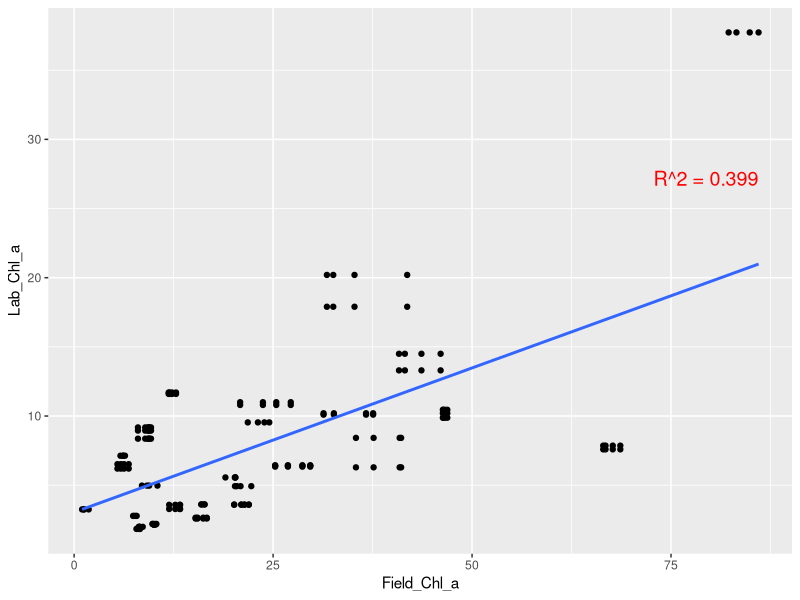
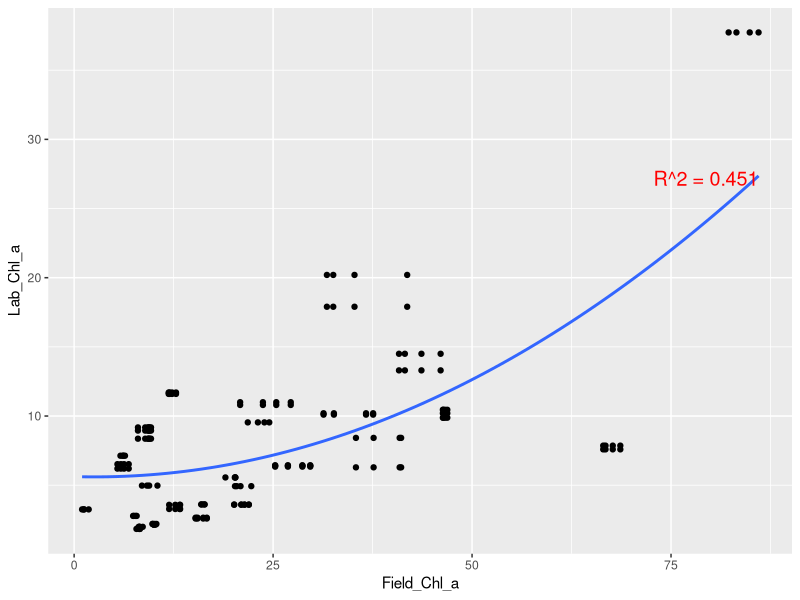
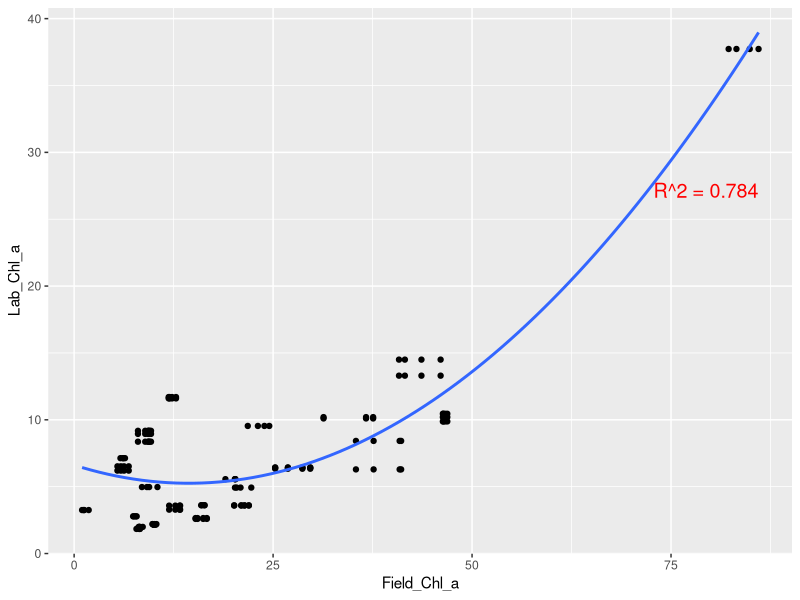
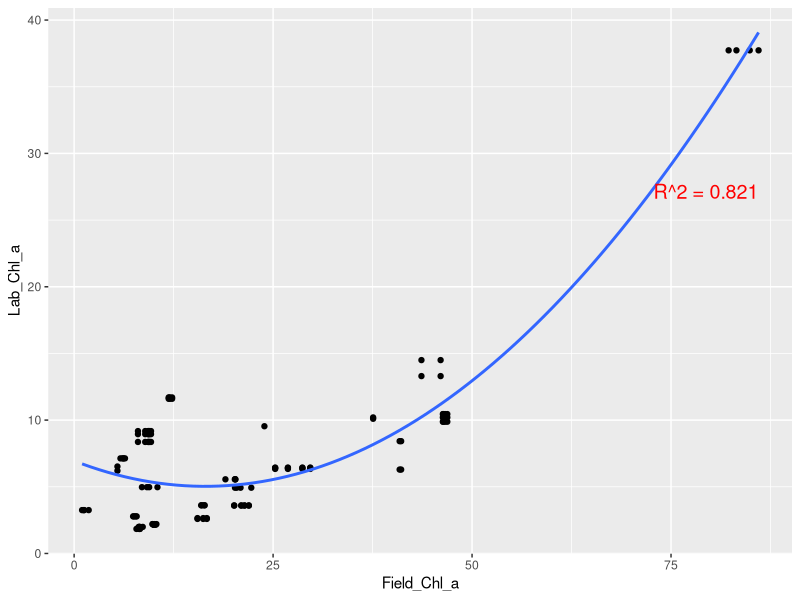
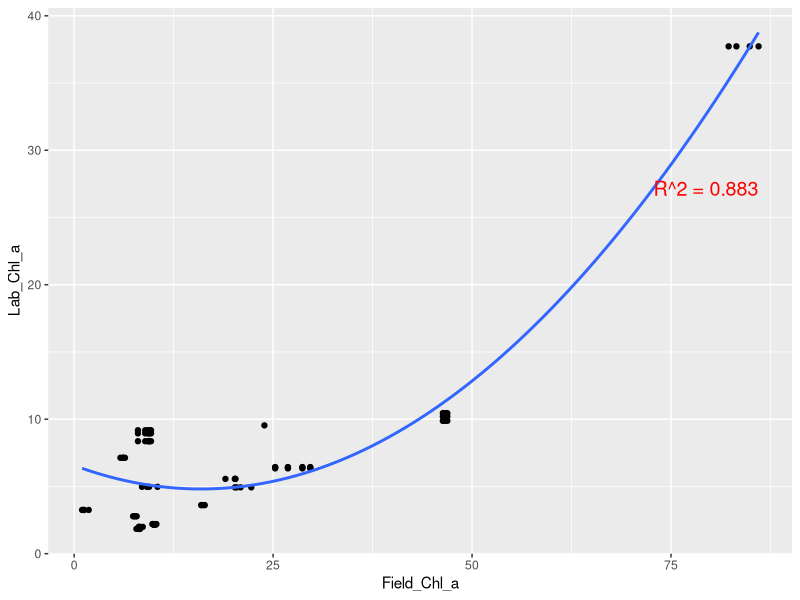
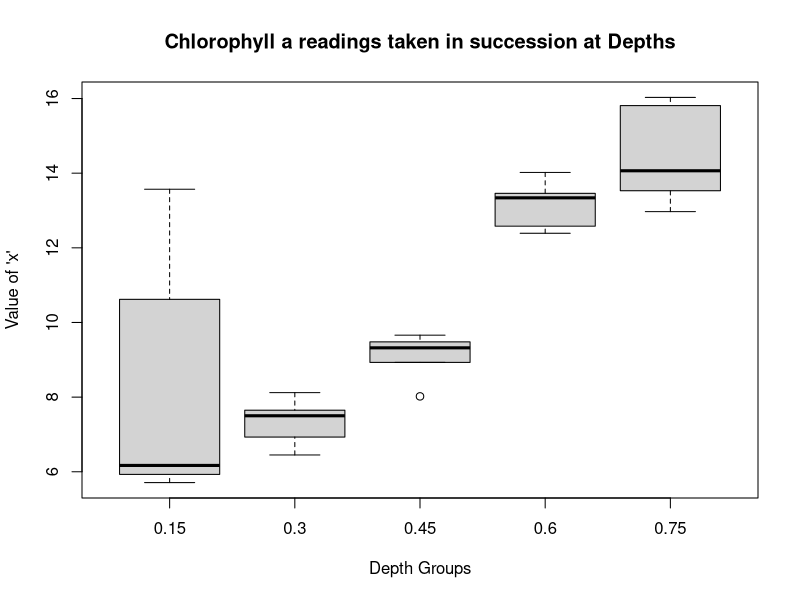
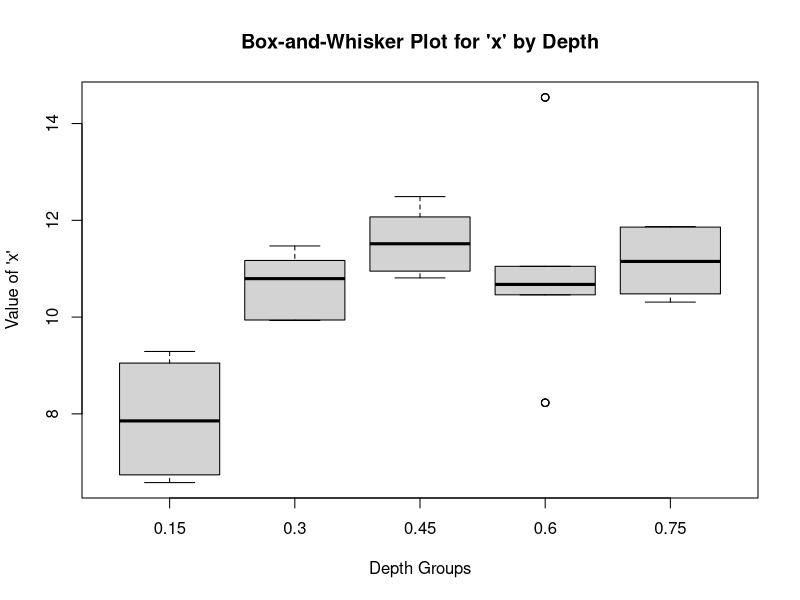
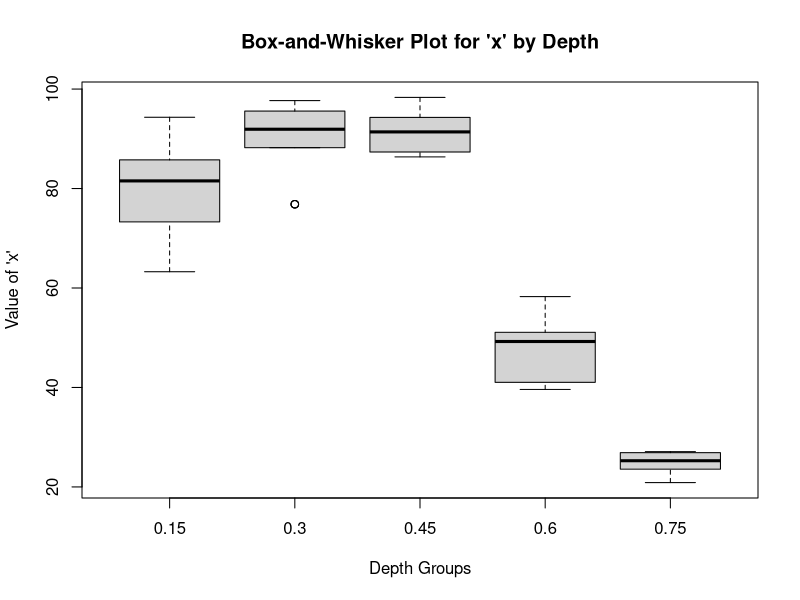

The R script that drew these images, in order:
## ---- chunk 1
#| warning: false
#| echo: false

library(tidyverse)
library(knitr)
library(kableExtra)


Observations<- read_csv("Chla-Observations.csv")

kable(Observations)
## ---- chunk 2
#| warning: false
#| echo: false
library(tidyverse)
library(readr)

Observations<- read_csv("Chla-Observations.csv")

lm_model<-lm(Lab_Chl_a~Field_Chl_a,data=Observations)
r_squared<-summary(lm_model)$r.squared 
r_squared_label <- paste("R^2 =", round(r_squared, 3))

ggplot(
  data=Observations,
  mapping=aes(x=Field_Chl_a, y=Lab_Chl_a)
)+
  geom_point()+
  geom_smooth(method="lm",formula=y~x,se=FALSE)+
  annotate("text", x = max(Observations$Field_Chl_a, na.rm = TRUE), y = max(Observations$Lab_Chl_a, na.rm = TRUE) - 10, label=r_squared_label, hjust = 1, vjust = 1, size = 5, color = "red")
  

## ---- chunk 3
#| warning: false
#| echo: false
library(tidyverse)
library(readr)

Observations<- read_csv("Chla-Observations.csv")

lm_model<-lm(Lab_Chl_a~poly(Field_Chl_a,2,raw=TRUE),data=Observations)
r_squared<-summary(lm_model)$r.squared 
r_squared_label <- paste("R^2 =", round(r_squared, 3))

ggplot(
  data=Observations,
  mapping=aes(x=Field_Chl_a, y=Lab_Chl_a)
)+
  geom_point()+
  geom_smooth(method="lm",formula=y~poly(x,2,raw=TRUE),se=FALSE)+
  annotate("text", x = max(Observations$Field_Chl_a, na.rm = TRUE), y = max(Observations$Lab_Chl_a, na.rm = TRUE) - 10, label=r_squared_label, hjust = 1, vjust = 1, size = 5, color = "red")


Observations<- read_csv("Chla-Observations.csv")

Observations <- Observations %>% mutate(depth_category = ifelse(Depth >= 0.15, "Deep", "Shallow"))
Obs_filtered1 <- Observations %>% filter(depth_category == "Deep")

lm_model<-lm(Lab_Chl_a~poly(Field_Chl_a,2,raw=TRUE),data=Obs_filtered1)
r_squared<-summary(lm_model)$r.squared 
r_squared_label <- paste("R^2 =", round(r_squared, 3))

ggplot(
  data=Obs_filtered1,
  mapping=aes(x=Field_Chl_a, y=Lab_Chl_a)
)+
  geom_point()+
  geom_smooth(method="lm",formula=y~poly(x,2,raw=TRUE),se=FALSE)+
  annotate("text", x = max(Obs_filtered1$Field_Chl_a, na.rm = TRUE), y = max(Obs_filtered1$Lab_Chl_a, na.rm = TRUE) - 10, label=r_squared_label, hjust = 1, vjust = 1, size = 5, color = "red")


Observations<- read_csv("Chla-Observations.csv")

Observations <- Observations %>% mutate(depth_category = ifelse(Depth >= 0.3, "Deep", "Shallow"))
Obs_filtered2 <- Observations %>% filter(depth_category == "Deep")

lm_model<-lm(Lab_Chl_a~poly(Field_Chl_a,2,raw=TRUE),data=Obs_filtered2)
r_squared<-summary(lm_model)$r.squared 
r_squared_label <- paste("R^2 =", round(r_squared, 3))

ggplot(
  data=Obs_filtered2,
  mapping=aes(x=Field_Chl_a, y=Lab_Chl_a)
)+
  geom_point()+
  geom_smooth(method="lm",formula=y~poly(x,2,raw=TRUE),se=FALSE)+
  annotate("text", x = max(Obs_filtered2$Field_Chl_a, na.rm = TRUE), y = max(Obs_filtered2$Lab_Chl_a, na.rm = TRUE) - 10, label=r_squared_label, hjust = 1, vjust = 1, size = 5, color = "red")




Observations<- read_csv("Chla-Observations.csv")

Observations <- Observations %>% mutate(depth_category = ifelse(Depth >= 0.4, "Deep", "Shallow"))
Obs_filtered <- Observations %>% filter(depth_category == "Deep")

lm_model<-lm(Lab_Chl_a~poly(Field_Chl_a,2,raw=TRUE),data=Obs_filtered)
r_squared<-summary(lm_model)$r.squared 
r_squared_label <- paste("R^2 =", round(r_squared, 3))

ggplot(
  data=Obs_filtered,
  mapping=aes(x=Field_Chl_a, y=Lab_Chl_a)
)+
  geom_point()+
  geom_smooth(method="lm",formula=y~poly(x,2,raw=TRUE),se=FALSE)+
  annotate("text", x = max(Obs_filtered$Field_Chl_a, na.rm = TRUE), y = max(Obs_filtered$Lab_Chl_a, na.rm = TRUE) - 10, label=r_squared_label, hjust = 1, vjust = 1, size = 5, color = "red")

## ---- chunk 4
#| warning: false
#| echo: false
library(tidyverse)
library(readr)

DepthSR64<-read_csv("DepthSR64.csv")

boxplot(field_chl_a ~ DEPTH, data=DepthSR64, 
        main = "Chlorophyll a readings taken in succession at Depths",
        xlab = "Depth Groups", ylab = "Value of 'x'")

DepthKFR<-read_csv("DepthKFR.csv")

boxplot(field_chl_a ~ DEPTH, data=DepthKFR, 
        main = "Box-and-Whisker Plot for 'x' by Depth",
        xlab = "Depth Groups", ylab = "Value of 'x'")

DepthMC<-read_csv("DepthMC.csv")

boxplot(field_chl_a ~ DEPTH, data=DepthMC, 
        main = "Box-and-Whisker Plot for 'x' by Depth",
        xlab = "Depth Groups", ylab = "Value of 'x'")
## ---- chunk 5
#| warning: false
#| echo: false

library(ggplot2)
history<-read.csv("history.csv")

sd_value<-sd(history$Result)
results_df <- data.frame(
  Standard_Deviation = sd_value,
  Lower_End_CI = mean(history$Result) - 2 * sd_value,
  Higher_End_CI = mean(history$Result) + 2 * sd_value
)

print(results_df)
## ---- chunk 6
#| warning: false
#| echo: false

library(tidyverse)
library(ggplot2)

Observations<- read_csv("Chla-Observations.csv")
Observations <- Observations %>% mutate(algal_category = ifelse(Field_Chl_a >= 37.5, "algal", "non"))
Observations <- Observations %>% mutate(depth_category = ifelse(Depth >= 0.45, "Deep", "Shallow"))
Obs_filtered1 <- Observations %>% filter(depth_category == "Deep",algal_category == "non")

lm_model<-lm(Lab_Chl_a~Field_Chl_a,data=Obs_filtered1)
r_squared<-summary(lm_model)$r.squared 
r_squared_label <- paste("R^2 =", round(r_squared, 3))

ggplot(
  data=Obs_filtered1,
  mapping=aes(x=Field_Chl_a, y=Lab_Chl_a)
)+
  geom_point()+
  geom_smooth(method="lm",formula=y~x,se=FALSE)+
  annotate("text", x = max(Obs_filtered1$Field_Chl_a, na.rm = TRUE), y = max(Obs_filtered1$Lab_Chl_a, na.rm = TRUE) - 10, label=r_squared_label, hjust = 1, vjust = 1, size = 5, color = "red")
